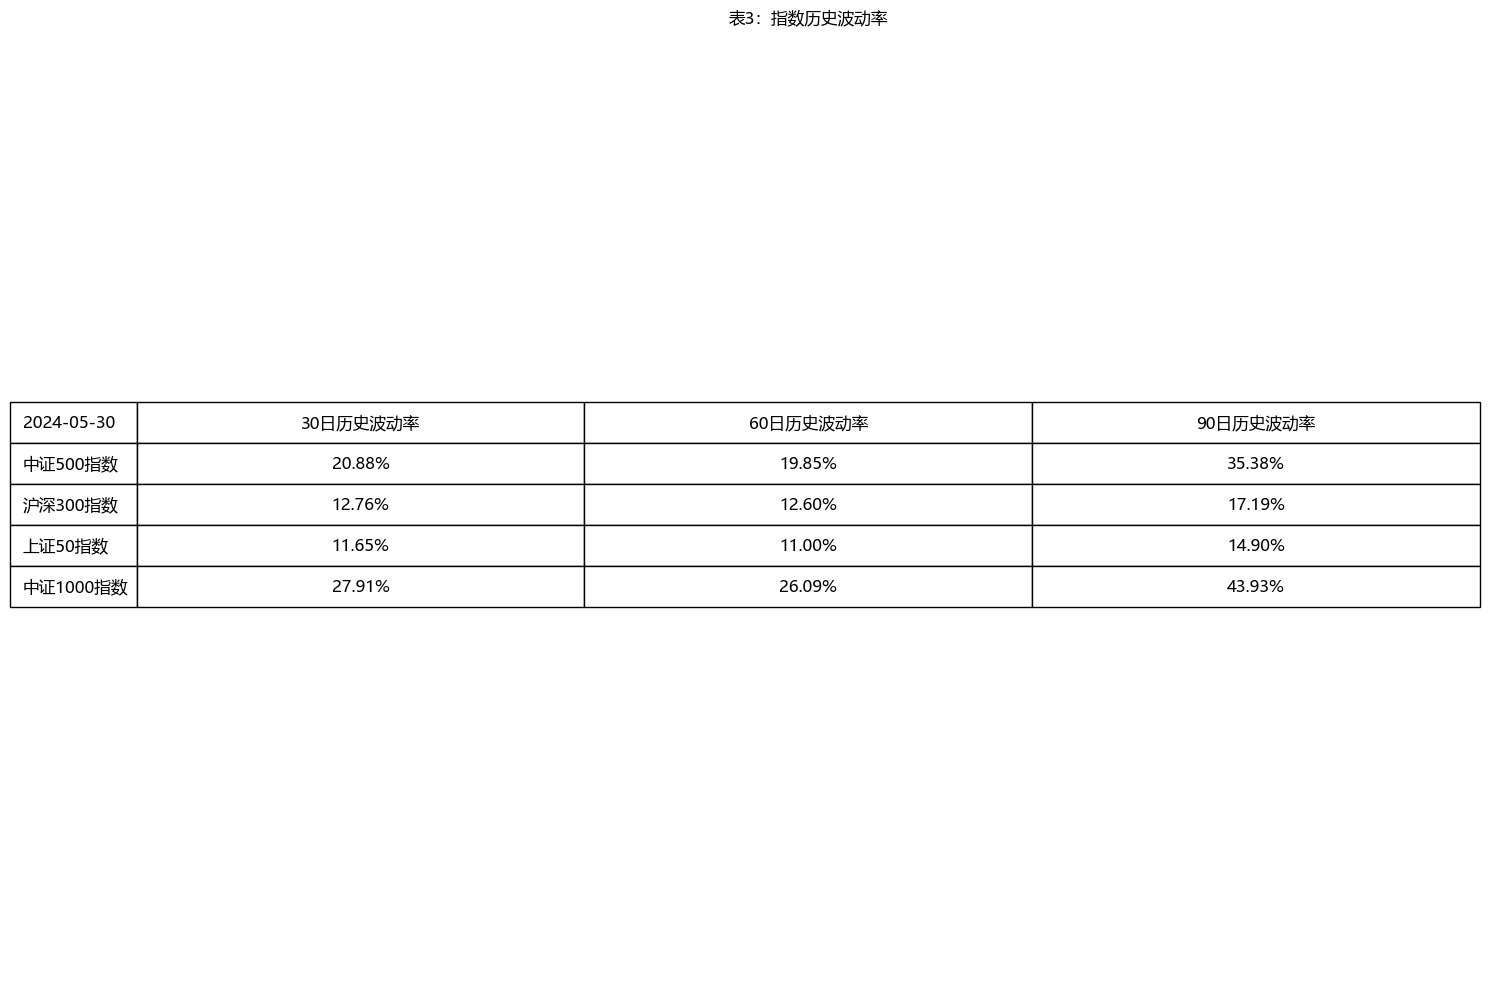

Python code for this plot:
from ths_data import *
import numpy as np
from df_to_png import df_to_png
import matplotlib.pyplot as plt
import datetime
import pandas as pd
#标的指数的30日历史波动率 60日历史波动率 90日历史波动率
#标的指数共4个 故共计算12个值 表格输出到word文档中

today = datetime.datetime.today().date()
def calculate_rolling_volatility(df, window):
    df['log_return'] = np.log(df['close'] / (df['close'].shift(1)))
    df['volatility'] = df['log_return'].rolling(window=window).std() * np.sqrt(252)
    df = df.drop(columns=['log_return'])
    return df


def cal_wrt_index_volatility():
    indexes = ['IC', 'IF', 'IH', 'IM']
    dfs = {}
    for index in indexes:
        dfs[index] = getindex(f"{index}8888.CFE", num=100)
        dfs[index] = dfs[index][["close"]]

    days = [30, 60, 90]
    volatility = {index: {} for index in indexes}
    for index in indexes:
        for day in days:
            volatility[index][day] = calculate_rolling_volatility(dfs[index], day).iloc[-1, -1]

    volatility = pd.DataFrame.from_dict(volatility, orient="index")
    volatility = volatility.rename(
        index={"IC": "中证500指数", "IF": "沪深300指数", "IH": "上证50指数", "IM": "中证1000指数"},
        columns={30: "30日历史波动率", 60: "60日历史波动率", 90: "90日历史波动率"})
    volatility = volatility.map(lambda x: f"{x:.2%}")
    return volatility


def plot_index_his_volatility():
    print("####################################################正在绘制标的指数历史波动率表格####################################################")
    df = cal_wrt_index_volatility()
    print(df)
    plt.rcParams["font.family"] = "Microsoft YaHei"
    fig, ax = plt.subplots(figsize=(15, 10))
    ax.axis('off')
    table = ax.table(cellText=df.values, colLabels=df.columns, rowLabels=df.index, loc='center', cellLoc='center')

    # 在第一行第一列（索引为(0, 0)）添加当日日期
    table.add_cell(0, -1, width=0.05, height=0.0215, text=today, loc='left')

    # 调整表格的布局
    table.auto_set_font_size(False)
    table.set_fontsize(12)
    table.scale(1, 2)
    # 添加标题
    plt.title("表3：指数历史波动率")
    plt.tight_layout()
    plt.savefig('标的指数历史波动率.png', bbox_inches='tight')
